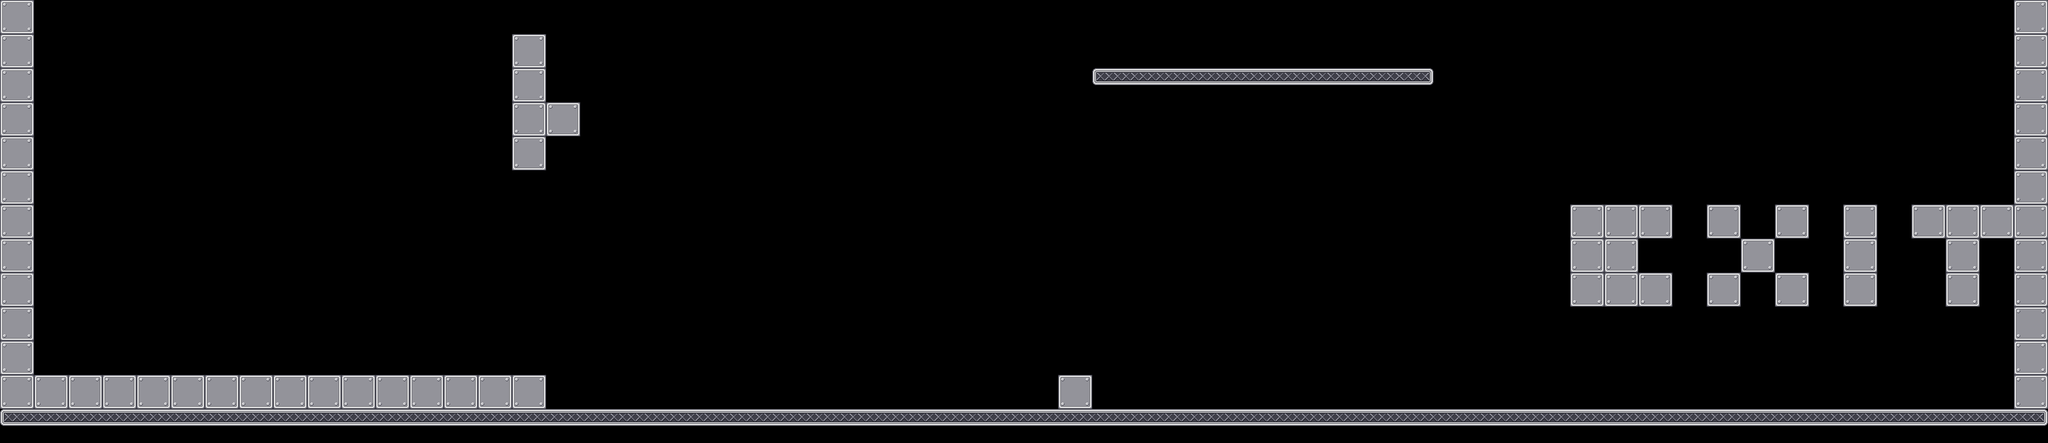

A level layout from a 2D game, rendered from its tile map. Below: a short description, then the map file with tile-grid data replaced by summaries:
An orthogonal 60x13 tile map with 64x64 px tiles, 1 tile layer (Calque de Tile 1), 6 tilesets and 48 objects.

<map version="1.0" orientation="orthogonal" width="60" height="13" tilewidth="64" tileheight="64">
 <tileset firstgid="1" name="mur" tilewidth="64" tileheight="64">
  <image source="mur.png" trans="ffffff" width="64" height="64" />
 </tileset>
 <tileset firstgid="2" name="sol" tilewidth="64" tileheight="64">
  <image source="sol.png" trans="ffffff" width="64" height="64" />
 </tileset>
 <tileset firstgid="3" name="alone" tilewidth="64" tileheight="64">
  <image source="alone.png" width="64" height="64" />
 </tileset>
 <tileset firstgid="4" name="left" tilewidth="64" tileheight="64">
  <image source="left.png" width="64" height="64" />
 </tileset>
 <tileset firstgid="5" name="mid" tilewidth="64" tileheight="64">
  <image source="mid.png" width="64" height="64" />
 </tileset>
 <tileset firstgid="6" name="right" tilewidth="64" tileheight="64">
  <image source="right.png" width="64" height="64" />
 </tileset>
 <layer name="Calque de Tile 1" width="60" height="13">
  <data>[780 cells, 136 non-empty, 5 distinct tile ids]</data>
 </layer>
 <objectgroup color="#00ff00" name="wall" width="60" height="13">
  <object x="0" y="192" width="64" height="576" />
  <object x="3776" y="192" width="64" height="576" />
  <object x="960" y="64" width="64" height="256" />
 </objectgroup>
 <objectgroup color="#0000ff" name="platform" width="60" height="13">
  <object x="0" y="768" width="3840" height="64" />
  <object x="64" y="0" width="3712" height="64" />
  <object x="1984" y="704" width="64" height="64" />
  <object x="64" y="704" width="960" height="64" />
  <object x="1024" y="192" width="64" height="64" />
  <object x="2048" y="128" width="640" height="64" />
 </objectgroup>
 <objectgroup color="#ffffff" name="movable" width="60" height="13" />
 <objectgroup color="#ff6666" name="destroyable" width="60" height="13">
  <object x="1408" y="256" width="64" height="64" />
  <object x="1472" y="256" width="64" height="64" />
  <object x="1152" y="256" width="64" height="64" />
  <object x="1088" y="256" width="64" height="64" />
  <object x="1216" y="256" width="64" height="64" />
  <object x="1280" y="256" width="64" height="64" />
  <object x="1024" y="256" width="64" height="64" />
  <object x="1344" y="256" width="64" height="64" />
  <object x="1664" y="256" width="64" height="64" />
  <object x="1984" y="64" width="64" height="64" />
  <object x="1536" y="256" width="64" height="64" />
  <object x="1856" y="256" width="64" height="64" />
  <object x="1792" y="256" width="64" height="64" />
  <object x="1600" y="256" width="64" height="64" />
  <object x="1920" y="256" width="64" height="64" />
  <object x="1728" y="256" width="64" height="64" />
 </objectgroup>
 <objectgroup color="#ff0000" name="metalman" width="60" height="13">
  <object x="128" y="640" width="64" height="64" />
 </objectgroup>
 <objectgroup color="#ff0000" name="themagnet" width="60" height="13">
  <object x="256" y="640" width="64" height="64" />
 </objectgroup>
 <objectgroup color="#800000" name="generator" width="60" height="13" />
 <objectgroup color="#66ccff" name="switch" width="60" height="13" />
 <objectgroup color="#e6e6e6" name="metal" width="60" height="13" />
 <objectgroup color="#333333" name="gate" width="60" height="13">
  <object x="1024" y="640" width="960" height="64">
   <properties>
    <property name="id" value="1" />
   </properties>
  </object>
  <object x="1984" y="128" width="64" height="576">
   <properties>
    <property name="id" value="2" />
   </properties>
  </object>
 </objectgroup>
 <objectgroup color="#004080" name="acid" width="60" height="13">
  <object x="1664" y="704" width="64" height="64">
   <properties>
    <property name="type" value="hm" />
   </properties>
  </object>
  <object x="1152" y="704" width="64" height="64">
   <properties>
    <property name="type" value="hm" />
   </properties>
  </object>
  <object x="1280" y="704" width="64" height="64">
   <properties>
    <property name="type" value="hm" />
   </properties>
  </object>
  <object x="1408" y="704" width="64" height="64">
   <properties>
    <property name="type" value="hm" />
   </properties>
  </object>
  <object x="1600" y="704" width="64" height="64">
   <properties>
    <property name="type" value="hm" />
   </properties>
  </object>
  <object x="1536" y="704" width="64" height="64">
   <properties>
    <property name="type" value="hm" />
   </properties>
  </object>
  <object x="1856" y="704" width="64" height="64">
   <properties>
    <property name="type" value="hm" />
   </properties>
  </object>
  <object x="1728" y="704" width="64" height="64">
   <properties>
    <property name="type" value="hm" />
   </properties>
  </object>
  <object x="1472" y="704" width="64" height="64">
   <properties>
    <property name="type" value="hm" />
   </properties>
  </object>
  <object x="1024" y="704" width="64" height="64">
   <properties>
    <property name="type" value="hg" />
   </properties>
  </object>
  <object x="1088" y="704" width="64" height="64">
   <properties>
    <property name="type" value="hm" />
   </properties>
  </object>
  <object x="1920" y="704" width="64" height="64">
   <properties>
    <property name="type" value="hd" />
   </properties>
  </object>
  <object x="1792" y="704" width="64" height="64">
   <properties>
    <property name="type" value="hm" />
   </properties>
  </object>
  <object x="1216" y="704" width="64" height="64">
   <properties>
    <property name="type" value="hm" />
   </properties>
  </object>
  <object x="1344" y="704" width="64" height="64">
   <properties>
    <property name="type" value="hm" />
   </properties>
  </object>
 </objectgroup>
 <objectgroup color="#ffff00" name="arc" width="60" height="13" />
 <objectgroup color="#ffff00" name="levelend" width="60" height="13">
  <object x="3456" y="576" width="320" height="192">
   <properties>
    <property name="next" value="level9" />
   </properties>
  </object>
 </objectgroup>
 <objectgroup color="#800080" name="gateswitch" width="60" height="13">
  <object x="1024" y="128" width="64" height="64">
   <properties>
    <property name="id" value="1" />
   </properties>
  </object>
  <object x="2624" y="704" width="64" height="64">
   <properties>
    <property name="id" value="2" />
   </properties>
  </object>
  <object x="2624" y="64" width="64" height="64">
   <properties>
    <property name="id" value="1" />
   </properties>
  </object>
 </objectgroup>
</map>
